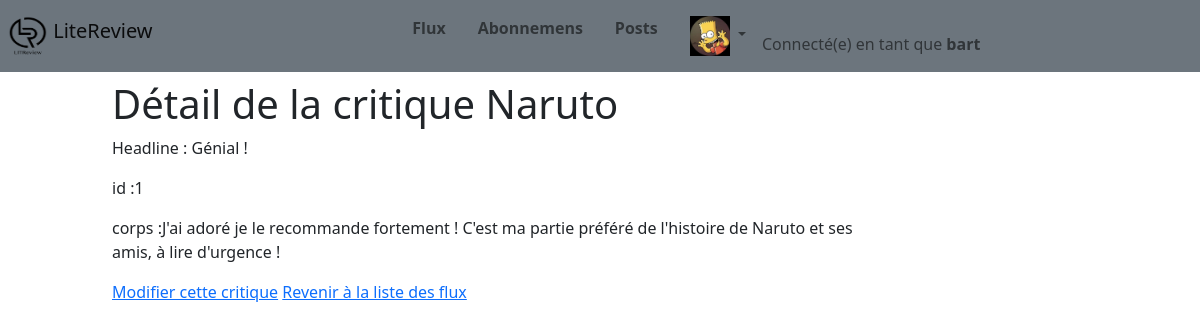
Page /reviews/1/ (signed in) on the committed database.
### authentication/models.py (models this page shows)
class User(AbstractUser):
    profile_photo = models.ForeignKey(AvatarPic, null=True, on_delete=models.SET_NULL, blank=True, related_name='profile_pic')
    following = models.ManyToManyField('self',
                                     blank=True,
                                     symmetrical=False,
                                     verbose_name='Suivre',
                                     through='UserFollows',
                                     )

### feed/models.py (models this page shows, shortened)
class Photo(models.Model):
    image = models.ImageField(blank=True)
    caption = models.CharField(max_length=128, blank=True)
    user = models.ForeignKey(settings.AUTH_USER_MODEL, on_delete=models.CASCADE)
    time_created = models.DateTimeField(auto_now_add=True)
    IMAGE_MAX_SIZE = (800, 800)

class Review(models.Model):
    ZERO_TO_FIVE_RATING_CHOICES = (
    (0, '0'),
    (1, '1'),
    (2, '2'),
    (3, '3'),
    (4, '4'),
    (5, '5'),
    )
    ticket = models.ForeignKey(to=Ticket, on_delete=models.CASCADE)
    rating = models.PositiveSmallIntegerField(
        choices=ZERO_TO_FIVE_RATING_CHOICES,
        validators=[MinValueValidator(0), MaxValueValidator(5)]
        )
    headline = models.CharField(max_length=128)
    body = models.CharField(max_length=8192, blank=True)
    user = models.ForeignKey(
        to=settings.AUTH_USER_MODEL, on_delete=models.CASCADE)
    time_created = models.DateTimeField(auto_now_add=True)

class Ticket(models.Model):
    def __str__(self):
        return self.title
    title = models.CharField(max_length=30)
    photo = models.ForeignKey(TicketPic, null=True, on_delete=models.SET_NULL, blank=True)
    description = models.CharField(max_length=1000)
    user = models.ForeignKey(
        to=settings.AUTH_USER_MODEL, on_delete=models.CASCADE)
    time_created = models.DateTimeField(auto_now_add=True)

### feed/views.py (the view)
# urls.py: path('reviews/<int:review_id>/', views.review_detail,name="review"),
@login_required
def review_detail(request, review_id=None):
    review = Review.objects.get(id=review_id)
    return render(request,
                  'feed/review_detail.html',
                  {'review' : review}
                  )

### feed/templates/feed/review_detail.html
{% extends 'feed/base.html' %}
{% block content %}
  <h1>Détail de la critique {{ review.ticket }}</h1>
  <p>Headline : {{ review.headline }}</p>
  <p>id :{{ review.id }}</p>
  <p>corps :{{ review.body }}</p>
  <a href="{% url 'review-update' review.id %}">Modifier cette critique</a>
  <a href="{% url 'feed'%}">Revenir à la liste des flux</a>
{% endblock %}

### feed/templates/feed/base.html (shortened to what this page needs)
{% load static %}
<html>
  <head>
      <link rel="stylesheet" href="{% static 'feed/bootstrap.css' %}">
  </head>
  <body>
    <nav class="navbar navbar-expand-md navbar-light bg-secondary fixed-top">
      <a class="navbar-brand px-2" href="{% url 'feed' %}">
        <img src="{% static 'feed/images/litreview_logo.png'%}" width="40" height="40" class="d-inline-block align-top" alt="">
        LiteReview
      </a>
      {% if user.is_authenticated %}
      <div class="collapse navbar-collapse justify-content-center px-4" id="navbarSupportedContent">
        <ul class="navbar-nav mr-auto">
          <li class="nav-item px-2">
            <a class="nav-link" href="{% url 'feed' %}"><b>Flux</b></a>
          </li>
          <li class="nav-item px-2">
            <a class="nav-link" href="{% url 'follow-users' %}"><b>Abonnemens</b></a>
          </li>
          <li class="nav-item px-2">
            <a class="nav-link" href="{% url 'my-posts' %}"><b>Posts</b></a>
          </li>
          <li class="nav-item px-2">
            <a class="nav-link dropdown-toggle" href="#" id="navbarDropdown" role="button" data-toggle="dropdown" aria-haspopup="true" aria-expanded="false">
              {% if user.profile_photo.image %}
                  <img src="{{ user.profile_photo.image.url }}" width="40" height="40">
              {% else %}
                  <img src="{% static 'feed/images/default_profile.png'%}" width="40" height="40">
              {% endif %}
            </a>
          </li>
          <span class="navbar-text align-self-end">
            Connecté(e) en tant que <b>{{ user }}</b>
          </span>
        </ul>
      </div>
      {% else %}
      <span class="navbar-text">
        Merci de vous connecter afin d'accèder aux fonctionnalités de l'application
      </span>
      {% endif %}
    </nav>
    <div class="main" style="padding-top : 80px;">
      <div class ="container-fluid">
        <div class="row">
          <div class="col-md-8 offset-md-1">
              {% block content %}{% endblock content %}
          </div>
        </div>
      </div>
    </div>
    </body>
</html>

### rows in the picture
User: profile_photo.image (picture), username "bart"
Review: ticket "Naruto", headline "Génial !", id "1", body "J'ai adoré je le recommande fortement ! C'est ma partie préféré de l'histoire de Naruto et ses amis, à lire d'urgence !"
